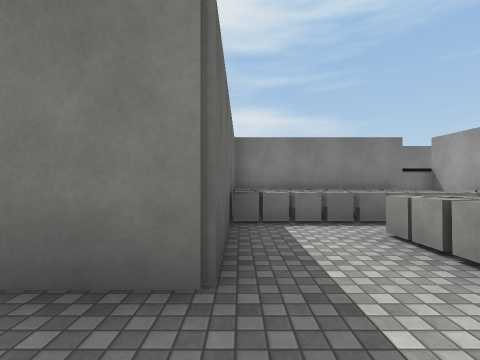
View 1 (above)

20 first-person views from a walk through a Unity game level. The camera is 1.4 m above the floor, looks level and sees 85° across. Doors are open. The floor is counted in squares, 2 m on a side. Each view is taken from the middle of a square. On the plan, view 1 faces up. The plan holds only what a view shows up to about 9 squares ahead; the rest is blank. The place goes on beyond the plan. The player character is not drawn. Surface patterns are stand-ins for the level's own textures.

View 2
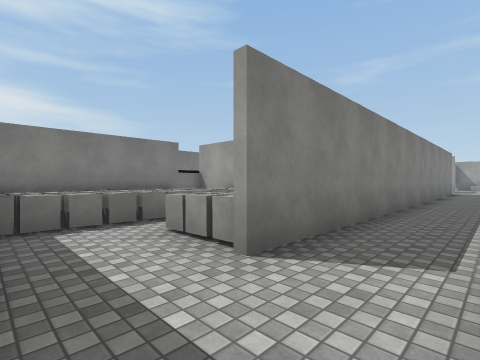

View 3
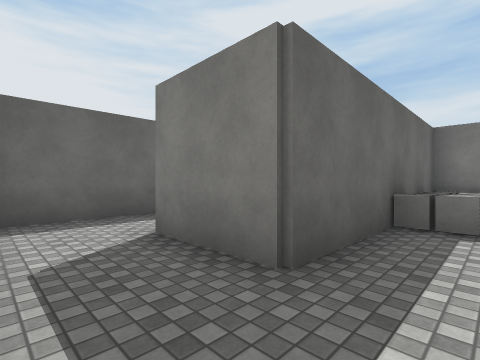

View 4
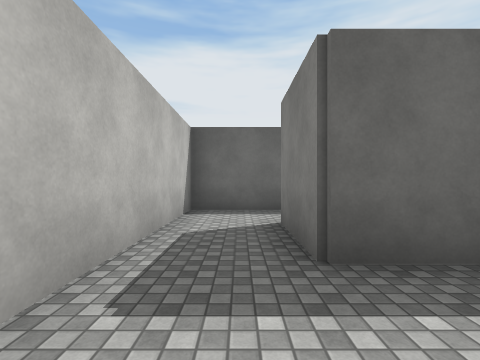

View 5
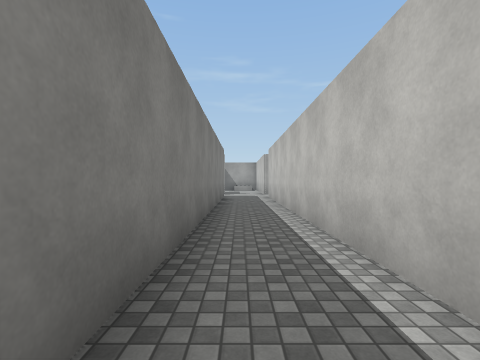

View 6
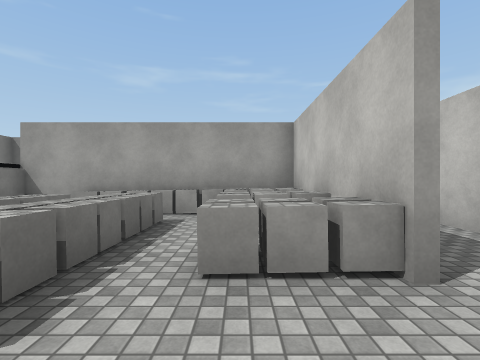

View 7
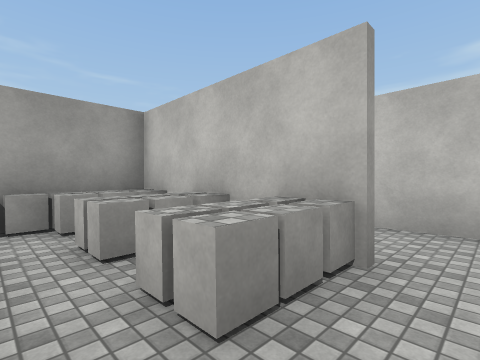

View 8
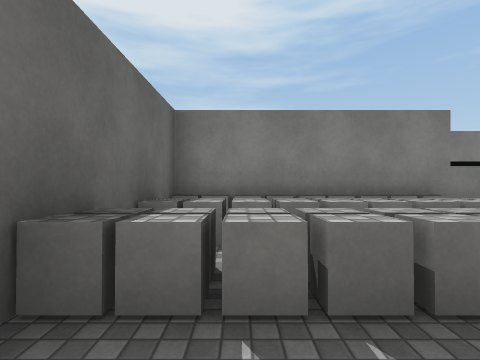

View 9
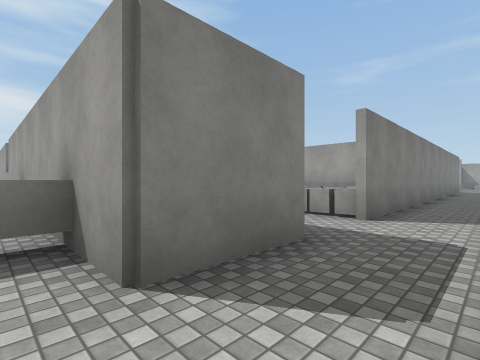

View 10
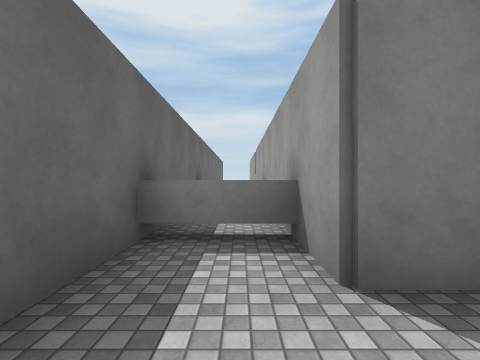

View 11
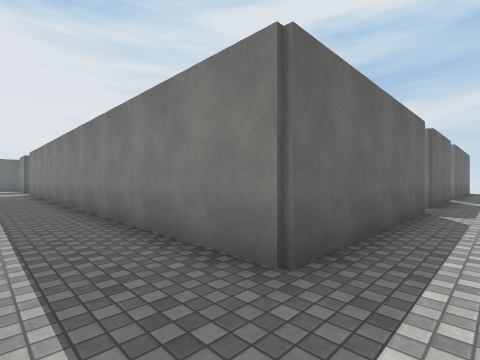

View 12
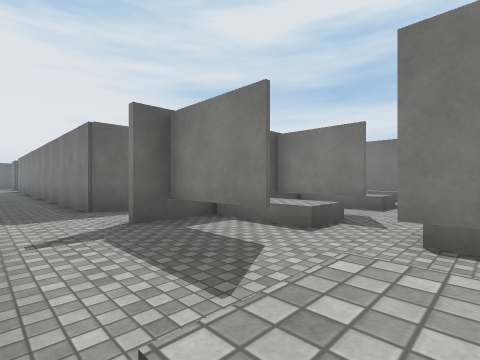

View 13
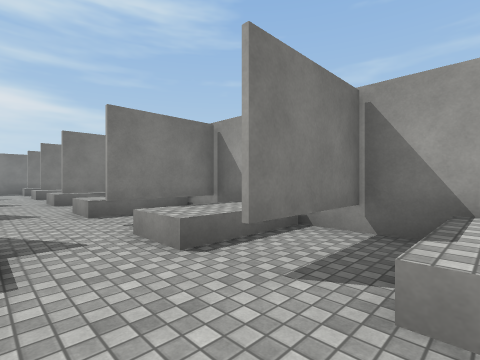

View 14
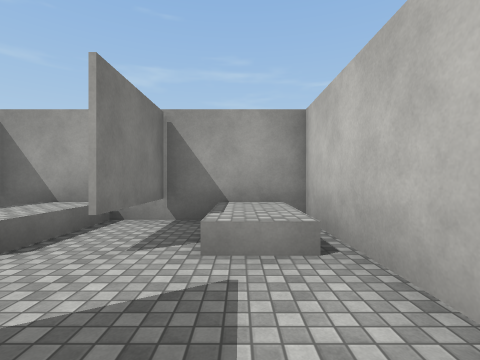

View 15
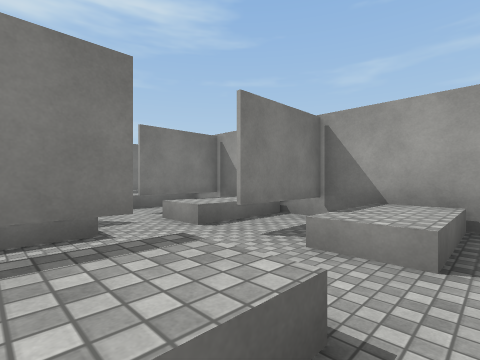

View 16
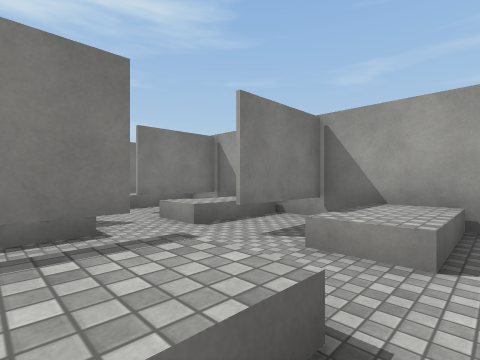

View 17
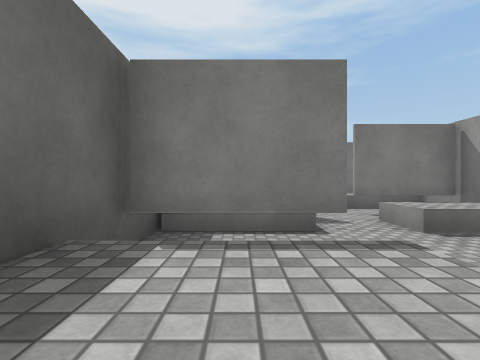

View 18
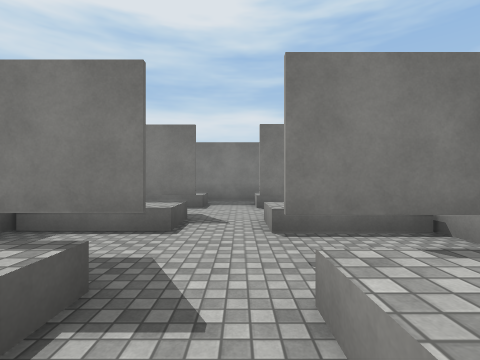

View 19
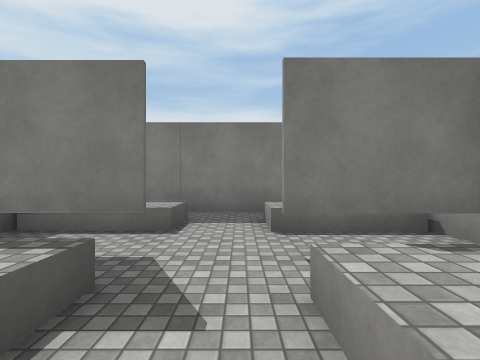

View 20
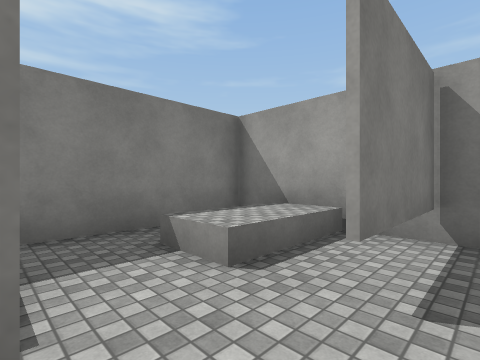

### Floor plan
Key: @ floor where view 1 was taken; # wall or solid block; . floor; D open door; ^ raised ledge; B block; O other object.
Columns run from 5 left of view 1 to 24 right of it. Each row starts with its distance up from view 1.
 18                         ######
 17                          ....#
 16                        #^^.^^#
 15                         ##.###
 14                         .....#
 13                        #^^.^^#
 12                        ###...#
 11    #                 D #...###
 10    #                 . #^^.^^#
  9    #                #.. .....#
  8  # #########        #D. ##.###
  7  ^ ^#OOOOO.#         D.#^^.^^#
  6  # # BBBBBO#        #..#.....#
  5  # # BBBOOO#        #..###.###
  4  #.##B....B#        #..#^^.^^#
  3  ^^^#..B.BB#        #..#.....#
  2 #..##DDBBOO##########..###.###
  1 #....................D.D...^^#
  0 #....@...............D.D.....#
 -1 ####################     #####

Where each view was taken, in squares from view 1:
view 1: 0 up, 0 right, facing up
view 2: 0 up, 0 right, facing up-right
view 3: 0 up, 1 right, facing up-left
view 4: 1 up, 2 right, facing left
view 5: 1 up, 5 right, facing right
view 6: 3 up, 0 right, facing right
view 7: 4 up, 1 right, facing down-right
view 8: 3 up, 1 right, facing up
view 9: 0 up, 3 left, facing up-right
view 10: 0 up, 3 left, facing up
view 11: 0 up, 17 right, facing up-left
view 12: 0 up, 22 right, facing up-left
view 13: 1 up, 20 right, facing up-right
view 14: 1 up, 19 right, facing right
view 15: 6 up, 19 right, facing up-right
view 16: 9 up, 19 right, facing up-right
view 17: 9 up, 19 right, facing up
view 18: 9 up, 21 right, facing up
view 19: 12 up, 21 right, facing up
view 20: 14 up, 20 right, facing up-right
